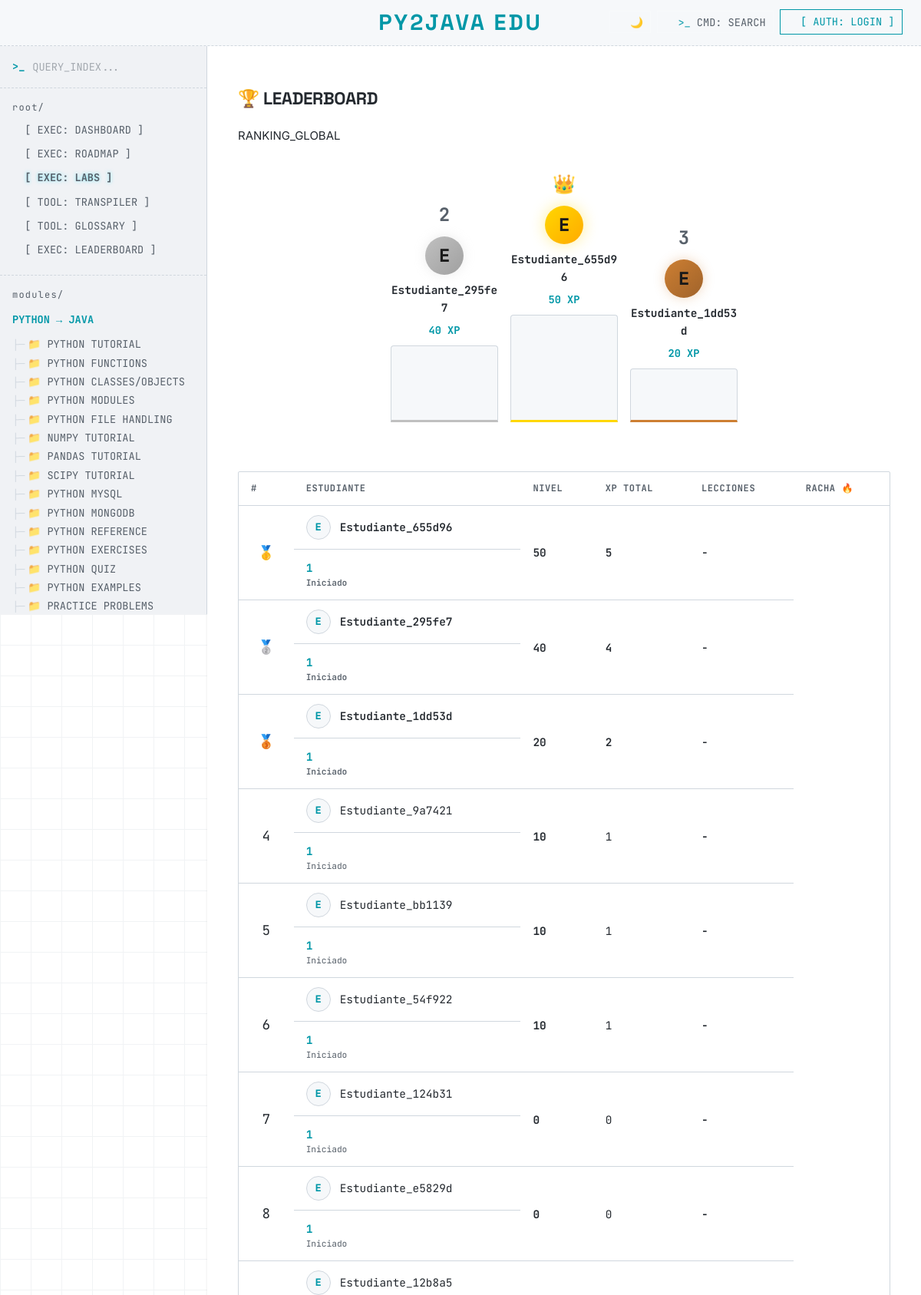
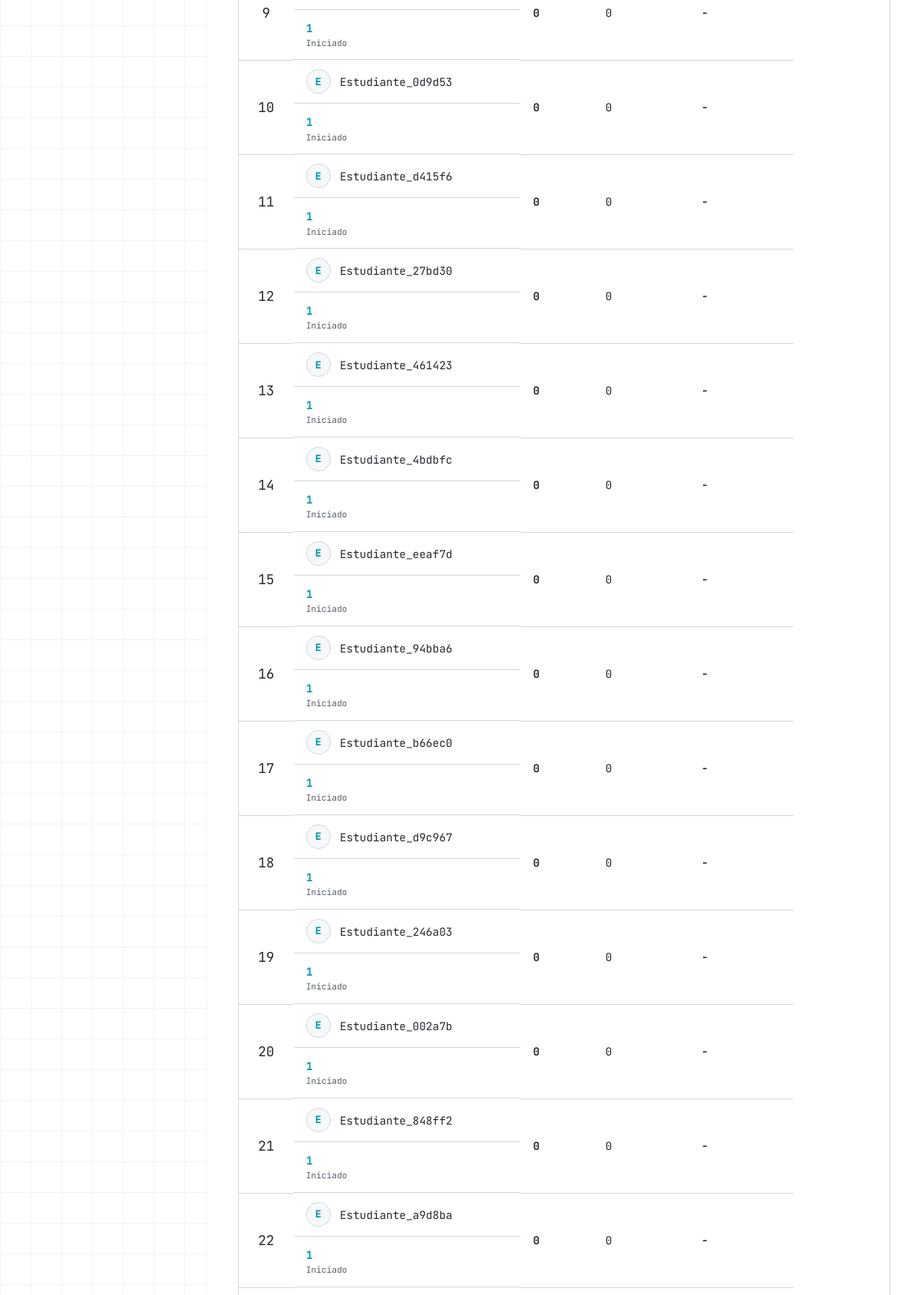
The app's page /leaderboard (upper part) with its own data (2 pictures, top to bottom).
### models.py (models this page shows)
class User(UserMixin, db.Model):
    __tablename__ = "users"
    id = db.Column(db.Integer, primary_key=True)
    username = db.Column(db.String(80), unique=True, nullable=False)
    password_hash = db.Column(db.String(255), nullable=False)
    role = db.Column(db.String(20), default="student")  # 'student' or 'teacher'
    created_at = db.Column(db.DateTime, default=datetime.utcnow)
    progress = db.relationship("LessonProgress", backref="user", lazy=True, cascade="all, delete-orphan")
    attempts = db.relationship("ExerciseAttempt", backref="user", lazy=True, cascade="all, delete-orphan")
    achievements = db.relationship("Achievement", backref="user", lazy=True, cascade="all, delete-orphan")
    streaks = db.relationship("DailyStreak", backref="user", lazy=True, cascade="all, delete-orphan")
    quiz_results = db.relationship("QuizResult", backref="user", lazy=True, cascade="all, delete-orphan")
    practice_submissions = db.relationship(
        "PracticeSubmission", backref="user", lazy=True, cascade="all, delete-orphan"
    )

### app.py (the view)
@app.route("/leaderboard")
def leaderboard():
    students = User.query.filter_by(role="student").all()
    board = []
    for s in students:
        summary = get_progress_summary(s)
        level = (summary["total_xp"] // 100) + 1
        board.append({
            "id": s.id,
            "username": s.username,
            "total_xp": summary["total_xp"],
            "level": level,
            "completed": len(summary["completed_lessons"]),
            "streak": summary["streak"],
        })
    board.sort(key=lambda x: x["total_xp"], reverse=True)
    for i, entry in enumerate(board):
        entry["rank"] = i + 1
    current_uid = current_user.id if current_user.is_authenticated else None
    return render_template(
        "leaderboard.html",
        board=board,
        current_uid=current_uid,
        categories=LESSON_CATEGORIES,
        page="leaderboard",
    )

### app.py (called while the page is built, shortened)
def calculate_streak(user_id):
    streaks = (
        DailyStreak.query.filter_by(user_id=user_id)
        .order_by(DailyStreak.date.desc())
        .all()
    )
    if not streaks:
        return 0

def get_progress_summary(user):
    progresses = LessonProgress.query.filter_by(user_id=user.id).all()
    completed = [p.lesson_id for p in progresses if p.completed]
    total_xp = sum(p.score for p in progresses)
    streak = calculate_streak(user.id)
    return {"completed_lessons": completed, "total_xp": total_xp, "streak": streak}

@app.context_processor
def inject_globals():
    ui = load_ui_strings()
    return {
        "lang": "es",
        "theme": session.get("theme", "light"),
        "t": ui,
        "get_lesson": lambda lid: get_lesson(lid),
        "get_lesson_title": lambda lid: get_lesson_title(lid),
        "get_reference": lambda cat: get_reference(cat),
    }

### templates/leaderboard.html (shortened to what this page needs)
{% extends "base.html" %}
{% block content %}
<article class="telemetry-dashboard">
    <header class="telemetry-header">
        <h1>🏆 LEADERBOARD</h1>
        <div class="system-status">
            RANKING_GLOBAL
        </div>
    </header>
    <div class="leaderboard-container">
        {% if board | length == 0 %}
        <div class="lb-empty">
            <p style="color: var(--text-muted); font-family: 'JetBrains Mono', monospace; text-align: center; padding: 3rem;">
                // No hay estudiantes registrados aún
            </p>
        </div>
        {% else %}
        {% if board | length >= 3 %}
        <div class="lb-podium">
            <div class="podium-entry podium-silver {% if board[1].id == current_uid %}podium-current{% endif %}">
                <div class="podium-rank">2</div>
                <div class="podium-avatar">{{ board[1].username[0] | upper }}</div>
                <div class="podium-name">{{ board[1].username }}</div>
                <div class="podium-xp">{{ board[1].total_xp }} XP</div>
                <div class="podium-bar" style="height: 100px;"></div>
            </div>
            <div class="podium-entry podium-gold {% if board[0].id == current_uid %}podium-current{% endif %}">
                <div class="podium-rank">👑</div>
                <div class="podium-avatar">{{ board[0].username[0] | upper }}</div>
                <div class="podium-name">{{ board[0].username }}</div>
                <div class="podium-xp">{{ board[0].total_xp }} XP</div>
                <div class="podium-bar" style="height: 140px;"></div>
            </div>
            <div class="podium-entry podium-bronze {% if board[2].id == current_uid %}podium-current{% endif %}">
                <div class="podium-rank">3</div>
                <div class="podium-avatar">{{ board[2].username[0] | upper }}</div>
                <div class="podium-name">{{ board[2].username }}</div>
                <div class="podium-xp">{{ board[2].total_xp }} XP</div>
                <div class="podium-bar" style="height: 70px;"></div>
            </div>
        </div>
        {% endif %}
        <div class="lb-table-wrapper">
            <table class="lb-table">
                <thead>
                    <tr>
                        <th>#</th>
                        <th>Estudiante</th>
                        <th>Nivel</th>
                        <th>XP Total</th>
                        <th>Lecciones</th>
                        <th>Racha 🔥</th>
                    </tr>
                </thead>
                <tbody>
                    {% for entry in board %}
                    <tr class="{% if entry.id == current_uid %}lb-row-current{% endif %} {% if entry.rank <= 3 %}lb-row-top{% endif %}">
                        <td class="lb-rank">
                            {% if entry.rank == 1 %}🥇
                            {% elif entry.rank == 2 %}🥈
                            {% elif entry.rank == 3 %}🥉
                            {% else %}{{ entry.rank }}
                            {% endif %}
                        </td>
                        <td class="lb-user">
                            <span class="lb-avatar">{{ entry.username[0] | upper }}</span>
                            <a href="{{ url_for('profile', username=entry.username) }}" class="lb-username">{{ entry.username }}</a>
                        </td>
                        <td class="lb-level">
                            {% set titles = {1:'Iniciado',2:'Novato',3:'Aprendiz',4:'Estudiante',5:'Practicante',6:'Competente',7:'Hábil',8:'Experto',9:'Veterano',10:'Pythonista',11:'Maestro',12:'Arquitecto',13:'Virtuoso',14:'Gurú',15:'Sensei',16:'Leyenda',17:'Oráculo',18:'Iluminado',19:'Trascendente',20:'Omnisciente'} %}
                            <span class="lb-lvl-num">{{ entry.level }}</span>
                            <span class="lb-lvl-title">{{ titles.get(entry.level if entry.level <= 20 else 20, 'Iniciado') }}</span>
                        </td>
                        <td class="lb-xp">{{ entry.total_xp }}</td>
                        <td class="lb-lessons">{{ entry.completed }}</td>
                        <td class="lb-streak">{% if entry.streak > 0 %}{{ entry.streak }}🔥{% else %}-{% endif %}</td>
                    </tr>
                    {% endfor %}
                </tbody>
            </table>
        </div>
        {% endif %}
    </div>
</article>
{% endblock %}

### static/css/style.css (style rules this page uses)
:root, body { --green: #00E5FF; --green-dark: #00B2CC; --green-light: rgba(0, 229, 255, 0.1); --bg: #0D1117; --bg-secondary: #161B22; --bg-code: #010409; --text: #C9D1D9; --text-muted: #8B949E; --border: #30363D; --sidebar-bg: #0D1117; --sidebar-text: #8B949E; --sidebar-hover: #FFFFFF; --sidebar-active: #00E5FF; --python-color: #00E5FF; --java-color: #FF5555; --shadow: none; --shadow-lg: 0 10px 30px rgba(0,0,0,0.8); --explanation-bg: #161B22; --explanation-border: #FF5555; --topbar-text: #FFFFFF; --accent-glow: rgba(0, 229, 255, 0.1); --page-bg: #0D1117; --card-hover-shadow: none; --radius: 2px; }
[data-theme="light"], [data-theme="light"] body { --green: #0097A7; --green-dark: #006978; --green-light: rgba(0, 151, 167, 0.1); --bg: #FFFFFF; --bg-secondary: #F6F8FA; --bg-code: #F0F2F5; --text: #24292F; --text-muted: #57606A; --border: #D0D7DE; --sidebar-bg: #F6F8FA; --sidebar-text: #57606A; --sidebar-hover: #24292F; --sidebar-active: #0097A7; --python-color: #0097A7; --java-color: #CF222E; --shadow: 0 1px 3px rgba(0,0,0,0.1); --shadow-lg: 0 10px 30px rgba(0,0,0,0.1); --explanation-bg: #F6F8FA; --explanation-border: #CF222E; --topbar-text: #24292F; --accent-glow: rgba(0, 151, 167, 0.1); --page-bg: #FFFFFF; --card-hover-shadow: 0 4px 12px rgba(0,0,0,0.08); }
*, *::before, *::after { box-sizing: border-box; }
html { scroll-behavior: smooth; }
body { margin: 0; font-family: "Inter", sans-serif; font-size: 15px; line-height: 1.6; color: var(--text); background: var(--page-bg); min-height: 100vh; display: flex; flex-direction: column; }
h1, h2, h3, h4, h5, h6 { font-family: "Space Grotesk", sans-serif; letter-spacing: -0.02em; font-weight: 700; color: var(--text); }
body::before { content: ''; position: fixed; top: 0; left: 0; width: 100%; height: 100%; z-index: -1; opacity: 0.3; background-image: linear-gradient(var(--border) 1px, transparent 1px), linear-gradient(90deg, var(--border) 1px, transparent 1px); background-size: 40px 40px; }

### records on screen
User: username "E", username "Estudiante_295fe7", level "1", get "Iniciado", total_xp "40", completed "4"
User: username "E", username "Estudiante_655d96", level "1", get "Iniciado", total_xp "50", completed "5"
User: username "E", username "Estudiante_1dd53d", level "1", get "Iniciado", total_xp "20", completed "2"
User: rank "4", username "E", username "Estudiante_9a7421", level "1", get "Iniciado", total_xp "10", completed "1"
User: rank "5", username "E", username "Estudiante_bb1139", level "1", get "Iniciado", total_xp "10", completed "1"
User: rank "6", username "E", username "Estudiante_54f922", level "1", get "Iniciado", total_xp "10", completed "1"
User: rank "7", username "E", username "Estudiante_124b31", level "1", get "Iniciado", total_xp "0", completed "0"
User: rank "8", username "E", username "Estudiante_e5829d", level "1", get "Iniciado", total_xp "0", completed "0"
User: rank "9", username "E", username "Estudiante_12b8a5", level "1", get "Iniciado", total_xp "0", completed "0"
User: rank "10", username "E", username "Estudiante_0d9d53", level "1", get "Iniciado", total_xp "0", completed "0"
User: rank "11", username "E", username "Estudiante_d415f6", level "1", get "Iniciado", total_xp "0", completed "0"
User: rank "12", username "E", username "Estudiante_27bd30", level "1", get "Iniciado", total_xp "0", completed "0"
User: rank "13", username "E", username "Estudiante_461423", level "1", get "Iniciado", total_xp "0", completed "0"
User: rank "14", username "E", username "Estudiante_4bdbfc", level "1", get "Iniciado", total_xp "0", completed "0"
User: rank "15", username "E", username "Estudiante_eeaf7d", level "1", get "Iniciado", total_xp "0", completed "0"
User: rank "16", username "E", username "Estudiante_94bba6", level "1", get "Iniciado", total_xp "0", completed "0"
User: rank "17", username "E", username "Estudiante_b66ec0", level "1", get "Iniciado", total_xp "0", completed "0"
User: rank "18", username "E", username "Estudiante_d9c967", level "1", get "Iniciado", total_xp "0", completed "0"
User: rank "19", username "E", username "Estudiante_246a03", level "1", get "Iniciado", total_xp "0", completed "0"
User: rank "20", username "E", username "Estudiante_002a7b", level "1", get "Iniciado", total_xp "0", completed "0"
User: rank "21", username "E", username "Estudiante_848ff2", level "1", get "Iniciado", total_xp "0", completed "0"
User: rank "22", username "E", username "Estudiante_a9d8ba", level "1", get "Iniciado", total_xp "0", completed "0"

### other values on screen
{{ t.site_title | upper }} "PY2JAVA EDU"
{{ t[category.label_key] | upper }} "PYTHON → JAVA"
{{ t[section.label_key] | upper }} "PYTHON TUTORIAL" "PYTHON FUNCTIONS" "PYTHON CLASSES/OBJECTS" "PYTHON MODULES" "PYTHON FILE HANDLING" "NUMPY TUTORIAL" "PANDAS TUTORIAL" "SCIPY TUTORIAL" "PYTHON MYSQL" "PYTHON MONGODB" "PYTHON REFERENCE" "PYTHON EXERCISES" "PYTHON QUIZ" "PYTHON EXAMPLES" "PRACTICE PROBLEMS"
{{ board[1].total_xp }} "40"
{{ board[0].total_xp }} "50"
{{ board[2].total_xp }} "20"
